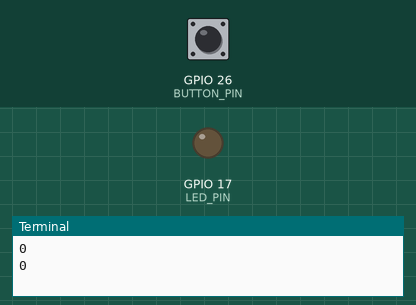
Recording of a program running on a simulated Raspberry Pi (BCM pin numbers). Parts: output pins drawn as LEDs (lit = HIGH), the last lines printed to the terminal. The test bench sets the inputs (shaded band); at power-on: GPIO 26 (BUTTON_PIN) LOW.

Above: at 1.2 s.
1.3 s: GPIO 26 (BUTTON_PIN) pulled HIGH for 0.3 s
At 1.9 s:
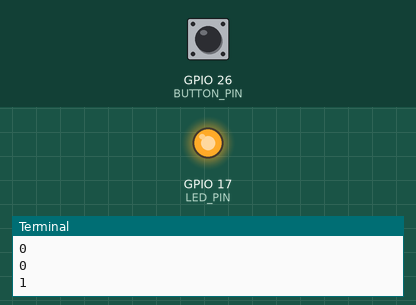
3.5 s: GPIO 26 (BUTTON_PIN) pulled HIGH for 3.2 s
At 7.6 s:
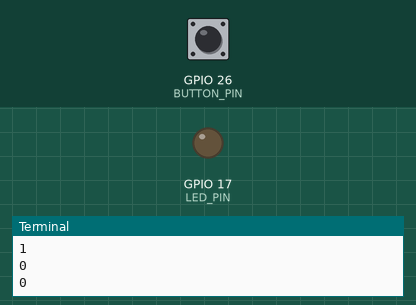
Timing chart, 0 to 9.1 s (numbered marks = the images above; inputs shaded):
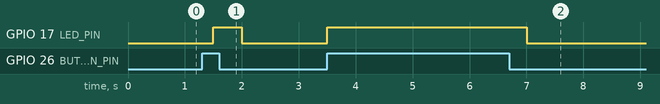

Measured:
- after the input at 1.3 s, GPIO 17 (LED_PIN): LOW → HIGH after 0.20 s, → LOW 0.50 s later
- after the input at 3.5 s, GPIO 17 (LED_PIN): LOW → HIGH at once, → LOW 3.5 s later

The program:

button_and_read_led_status.py
```python
import RPi.GPIO as GPIO
import time

LED_PIN = 17
BUTTON_PIN = 26

GPIO.setmode(GPIO.BCM)
GPIO.setup(LED_PIN, GPIO.OUT)
GPIO.setup(BUTTON_PIN, GPIO.IN)

# At start LED is OFF
GPIO.output(LED_PIN, GPIO.LOW)

GPIO.setmode(GPIO.BCM)


while True:
    time.sleep(0.5)
    state = GPIO.input(BUTTON_PIN)
    print(state)

    if GPIO.input(BUTTON_PIN) == GPIO.HIGH:
        GPIO.output(LED_PIN, GPIO.HIGH)
    else:
        GPIO.output(LED_PIN, GPIO.LOW)

GPIO.cleanup()
```
